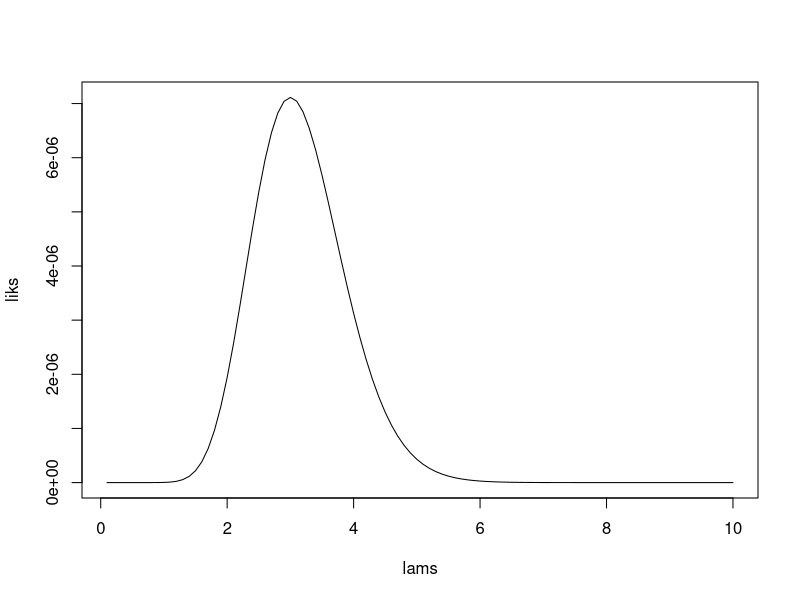
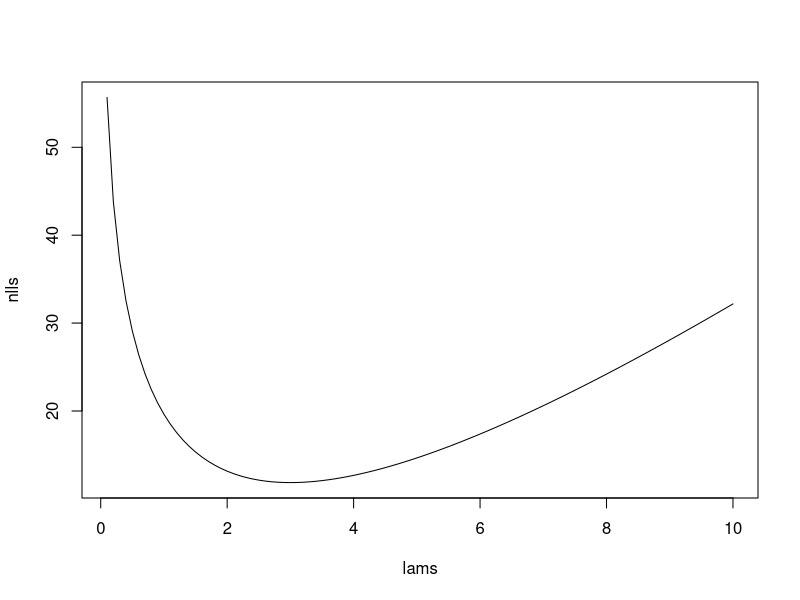
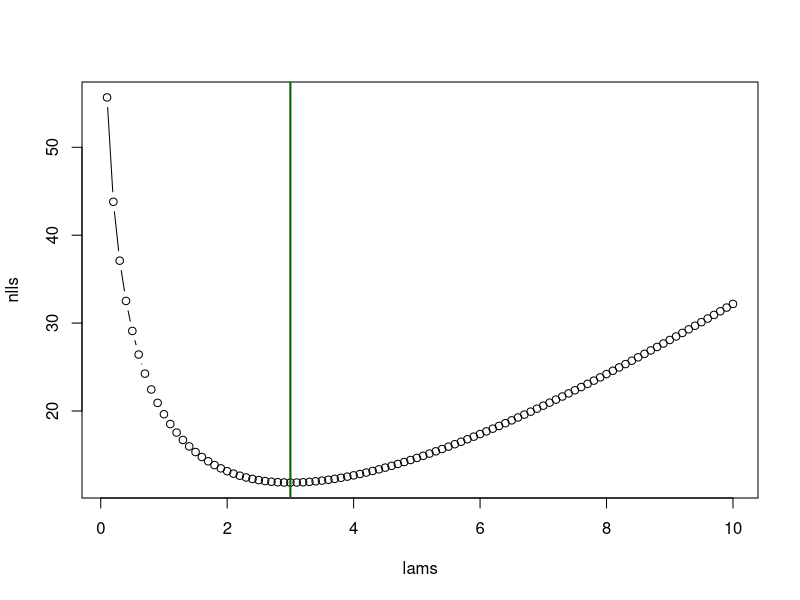

Write the R code that produced these figures, in order.

rm(list=ls())

## load data ---------

y = c(2,5,3,0,4,4)   # pika haypiles at 6 talus sites


## write likelihood function --------

    # assume poisson response with constant mean/expectation

lik = function(l) prod(dpois(y,l))     # likelihood function

lik(1)   # test the function

nll = function(l) -sum(dpois(y,l,log=T))  # negative log likelihood function.

nll(5)


## visualize likelihood function --------

lams = seq(0.1,10,length=100)

liks = sapply(lams,lik)

plot(lams,liks,type="l")


## visualize negative log likelihood function  ---------

nlls = sapply(lams,nll)

plot(lams,nlls,type="l")


## find minimum by brute force  ----------

lams[which.max(liks)]   # argmax: value of lambda that maximizes the likelihood!

lams[which.min(nlls)]   # argmin: value of lambda that minimizes the likelihood



## find minimum by numerical optimization  ------------

opt = optim(par=1,fn=nll,method="Brent",lower=0.1,upper=20)

mle = opt$par   # value of lambda that minimizes the objective function (nll)

mean(y)   # verify that the MLE of lambda is in fact the mean (can verify with calculus)

plot(lams,nlls,type="b")
abline (v=mle,lwd=2,col="darkgreen")
